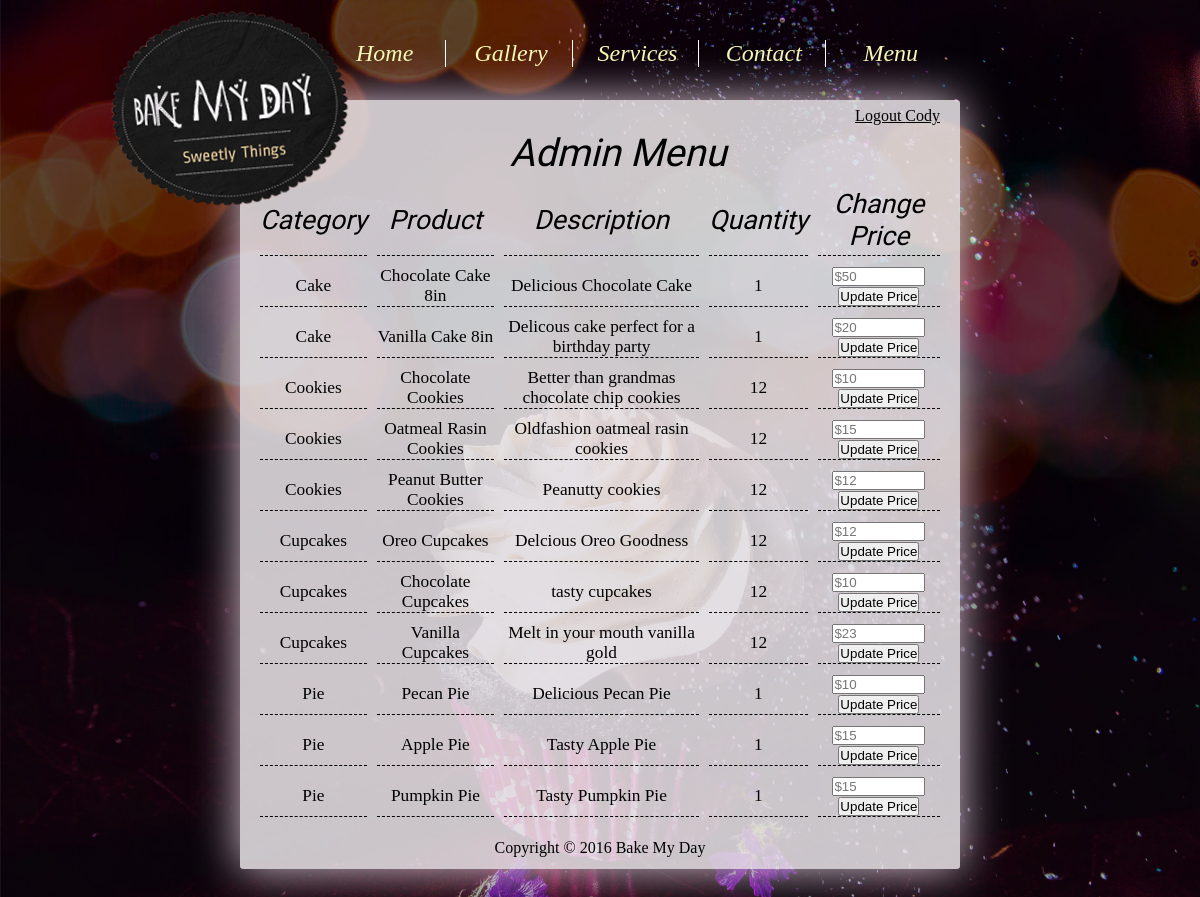
The page /index.php?action=buyHappiness (signed in) on the database its author committed.
### tables this page shows
CREATE TABLE `products` (
  `product_name` varchar(255) NOT NULL,
  `description` longtext,
  `price` int(11) DEFAULT '0',
  `product_id` varchar(255) NOT NULL DEFAULT '',
  `category` varchar(50) NOT NULL,
  `quantity` int(10) NOT NULL,
  `servings` int(10) NOT NULL,
  `member_price` int(4) NOT NULL,
  PRIMARY KEY (`product_id`)
);

### view/buyHappinessAdmin.php (the view, shortened to what this page needs)
<h2 class="menu">Admin Menu</h2>
<?php
$result = mysql_query("SELECT * FROM products  ORDER BY category");
  echo "<table id='adminTable'>";
    echo "<tr>";
        echo "<th class='hide'>Category</th>";
        echo "<th>Product</th>";
        echo "<th class='adminhide'>Description</th>";
        echo "<th class='adminHide'>Quantity</th>";
        echo "<th>Change Price</th>";
    echo "</tr>";
  while($row=mysql_fetch_array($result)){
    $product_name = $row['product_name'];
    $description = $row['description'];
    $quantity = $row['quantity'];
    $price = $row['price'];
    $type = $row['category'];
    echo "<tr>";
        echo "<td class='hide'>" .$type . "</td>";
        echo "<td>" .$product_name . "</td>";
        echo "<td class='adminhide'>" . $description . "</td>";
        echo "<td class='adminHide'>" .$quantity . "</td>";
        echo "<td><form action='.' method='post' id='aligned'>";
        echo "<input type='text' size='9' placeholder=$". $price . " name='price'> <input type='Submit' value='Update Price' /></form></td>";
		echo "</tr>";
}  echo "</table>";
?>

### view/header.php (shortened to what this page needs)
 <!doctype html>
<head>
<link href="css/style.css" rel="stylesheet" media="screen and (min-width: 1050px)">
<link href="css/medium.css" rel="stylesheet" media="screen and (min-width: 816px) and (max-width: 1049px)">
<link href="css/small.css" rel="stylesheet" media="screen and (min-width: 501px) and (max-width: 815px)">
<link href="css/mobile.css" rel="stylesheet" media="screen and (max-width: 500px)">
</head>
<body>
	<ul id="navbar">
		<li>
			<a href="index.php">Home</a>
		</li>
		<li>
			<a href="?action=gallery">Gallery</a>
		</li>
		<li>
			<a href="?action=services">Services </a>
		</li>
	    <li>
	    	<a href="?action=contact">Contact</a>
	    </li>
	    <li>
	    	<a href="?action=buyHappiness">Menu</a>
	    </li>
	</ul>
<div id="wrapper">
<div id="logo"></div>
<div id="logIn">
<?php
	if(isset($_SESSION["f_name"])) {
?>
<a href="index.php?action=logout" tite="Logout">Logout <?php echo $_SESSION["f_name"]; ?></a>
<?php
	} else {
?>
<a href="?action=login">Login</a>
<?php
}
?>
</div>

### index.php (shortened to what this page needs)
<?php
include 'view/header.php';
$action = filter_input(INPUT_POST, 'action');
if ($action === NULL) {
    $action = filter_input(INPUT_GET, 'action');
}
switch( $action ) {
        case 'buyHappiness':
        if (isset($_SESSION["f_name"]) && ($_SESSION["userLevel"] == 'Admin')){
            include_once ('view/buyHappinessAdmin.php');
        } elseif (isset($_SESSION["f_name"]) && ($_SESSION["userLevel"] == 'Member')){
            include_once ('view/buyHappinessMember.php');
        } else {
            include_once('view/buyHappiness.php');
        }
break;
}
include 'view/footer.php';
?>

### view/footer.php
<footer>
<p>Copyright &copy; 2016 Bake My Day</p>
</footer>
</div>
</body>
</html>

### css/style.css (style rules this page uses)
* { margin: 0; padding: 0; box-sizing: border-box; }
body { margin: 0; padding: 0; background-image: url("../img/NBG.jpg"); background-repeat: no-repeat; background-size: cover; }
#wrapper { background: rgba(237,232,236, 0.85); margin: 100px auto; width: 60%; color: white; position: relative; border-radius: 3px; -webkit-box-shadow: 0px 0px 46px 0px rgba(224,143,224,1); -moz-box-shadow: 0px 0px 46px 0px rgba(224,143,224,1); box-shadow: 0px 0px 46px 0px rgba(219,200,215,1); }
#navbar { width: 60%; position: absolute; left: 27%; top: 40px; }
#navbar li { width: 17%; text-align: center; display:inline-block; border-right: 1px solid #fff; }
#navbar li:last-child { border-right: none; }
#navbar a { padding: 0 2%; font: italic 24px 'Lobster', cursive; color: #f5f8b5; text-decoration: none; }
#logo { background: url(../img/Logo.png) no-repeat; height: 193px; width: 237px; transform: rotate( -5deg); position: absolute; right: 85%; top: -88px; z-index:100; }
#logIn { position: absolute; list-style: none; padding: 7px 10px 10px 10px; right: 10px; }
#logIn a { color: black; }
#wrapper h2 { text-align: center; }
table { margin: 15px auto; }
#adminTable { margin: 0 auto; padding:0 10px; border-spacing: 10px; }
#adminTable td { font-size: 13pt; text-align: center; color: black; border-bottom: .5px dashed black; }
#adminTable th { color: black; padding: 3px 0; font: italic 100 20pt 'Courgette', cursive; border-bottom: .5px dashed black; }
.menu { padding-left: 5%; padding-top: 30px; font: italic 300 240% 'Courgette', cursive; color: black; }
footer { padding: 12px; display: inline-block; margin: 0 auto; color: black; width: 100%; text-align: center; clear: both; }

### css/medium.css (style rules this page uses)
* { margin: 0; padding: 0; box-sizing: border-box; }
body { margin: 0; padding: 0; background-image: url("../img/NBG.jpg"); background-repeat: no-repeat; background-size: cover; }
#wrapper { background: rgba(237,232,236, 0.85); margin: 100px auto; width: 60%; color: white; position: relative; border-radius: 3px; -webkit-box-shadow: 0px 0px 46px 0px rgba(224,143,224,1); -moz-box-shadow: 0px 0px 46px 0px rgba(224,143,224,1); box-shadow: 0px 0px 46px 0px rgba(219,200,215,1); }
#navbar { width: 60%; position: absolute; left: 27%; top: 44px; }
#navbar li { width: 18%; text-align: center; display:inline-block; border-right: 1px solid #fff; }
#navbar li:last-child { border-right: none; }
#navbar a { font-size: 20px; font-style: italic; color: #f5f8b5; text-decoration: none; font-family: 'Lobster', cursive; }
#logo { background: url(../img/Logo.png) no-repeat; height: 193px; width: 237px; transform: rotate( -5deg); position: absolute; right: 85%; top: -83px; z-index:100; }
#logIn { position: absolute; list-style: none; padding: 7px 10px 10px 10px; right: 10px; }
#logIn a { color: black; }
#wrapper h2 { text-align: center; }
.hide { display: none; }
table { margin: 15px auto; }
#adminTable { margin: 0 auto; padding:0 10px; border-spacing: 10px; }
#adminTable td { font-size: 13pt; text-align: center; color: black; border-bottom: .5px dashed black; }
#adminTable th { color: black; padding: 3px 0; font-weight: 500; font-style: italic; font-size: 20pt; border-bottom: .5px dashed black; }
.menu { padding-left: 7%; padding-top: 30px; font-style: italic; font-weight: 300; font-size: 240%; color: black; }
footer { padding: 12px; display: inline-block; margin: 0 auto; width: 100%; color: black; text-align: center; }

### rows shown on the page
products: category "Cake", product_name "Chocolate Cake 8in", description "Delicious Chocolate Cake", quantity "1", price "$50"
products: category "Cake", product_name "Vanilla Cake 8in", description "Delicous cake perfect for a birthday party", quantity "1", price "$20"
products: category "Cookies", product_name "Chocolate Cookies", description "Better than grandmas chocolate chip cookies", quantity "12", price "$10"
products: category "Cookies", product_name "Oatmeal Rasin Cookies", description "Oldfashion oatmeal rasin cookies", quantity "12", price "$15"
products: category "Cookies", product_name "Peanut Butter Cookies", description "Peanutty cookies", quantity "12", price "$12"
products: category "Cupcakes", product_name "Oreo Cupcakes", description "Delcious Oreo Goodness", quantity "12", price "$12"
products: category "Cupcakes", product_name "Chocolate Cupcakes", description "tasty cupcakes", quantity "12", price "$10"
products: category "Cupcakes", product_name "Vanilla Cupcakes", description "Melt in your mouth vanilla gold", quantity "12", price "$23"
products: category "Pie", product_name "Pecan Pie", description "Delicious Pecan Pie", quantity "1", price "$10"
products: category "Pie", product_name "Apple Pie", description "Tasty Apple Pie", quantity "1", price "$15"
products: category "Pie", product_name "Pumpkin Pie", description "Tasty Pumpkin Pie", quantity "1", price "$15"

### other values the page prints
$_SESSION["f_name"] "Cody"
